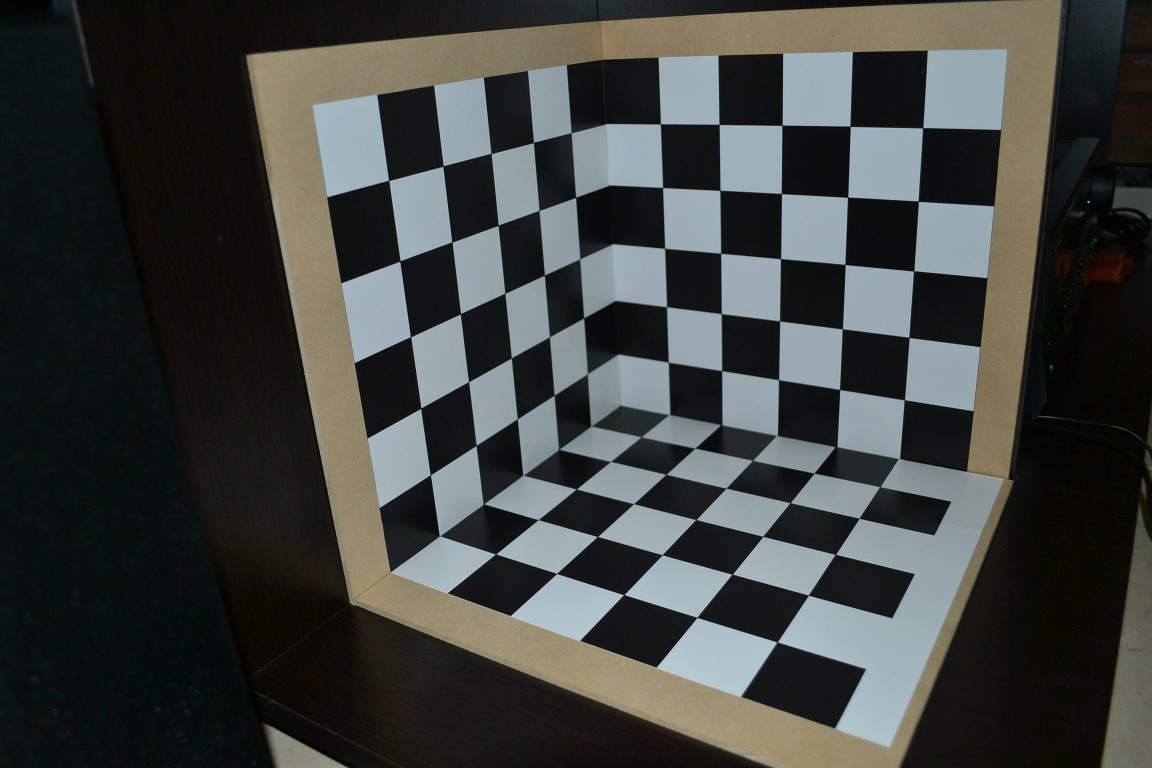
//> input picture msc/cv2013/hw5/ExtractCorners/img/tsai1.jpg, 1152 x 768 px
$ ./main   (built with g++ and OpenCV 4)
//> lines starting //> are read from the running program, lines starting //| are printed output that depends on the picture; after the words box and inside, x2 and y2 are one past the last pixel; in counts of white or black regions, pixels touching at a corner belong together
### msc/cv2013/hw5/ExtractCorners/src/libs/HarrisCorner.h
/* =====================================================================================
 *
 *       Filename:  Harris.h
 *
 *    Description:
 *
 *        Version:  0.0.1
 *        Created:  May 29, 2013
 *       Compiler:  g++
 *
 *         Author:  Tatiana López G (ZePoLiTaT)
 *  	     Mail:  tatiana@sirius.utp.edu.co
 *        Company:  Grupo de Investigación Sirius
 *
 * ===================================================================================*/

#ifndef HARRIS_H_
#define HARRIS_H_

#include <opencv2/core/core.hpp>
#include <opencv2/highgui/highgui.hpp>
#include <opencv2/imgproc/imgproc.hpp>
#include <iostream>
#include <stdio.h>
#include <math.h>

#include "Utils.h"
#include "Filters.h"

using namespace cv;
using namespace std;

namespace features
{

class HarrisCorner
{
private:
	/*int WHarrisSize;
	int WNMSSize;
	float k;*/
public:
	HarrisCorner();

	//void Harris::calibrate(int WHarrisSize, int WNMSSize, float k);
	static void harris(const Mat& dx, const Mat& dy, Mat& dst, float k, int WSize);
	static void nonMaxSuppression(Mat& mat, Mat &dst, int WSize);
	static void getCornerPoints(Mat& mat, vector<Point>& corners, mtype threshold);
	static void drawCorners(Mat &img, vector<Point>& corners, int radius=2);
};

} /* namespace poisim */
#endif /* HARRIS_H_ */

### msc/cv2013/hw5/ExtractCorners/src/libs/Utils.h
/* =====================================================================================
 *
 *       Filename:  Utils.h
 *
 *    Description:
 *
 *        Version:  0.0.1
 *        Created:  May 29, 2013
 *       Compiler:  g++
 *
 *         Author:  Tatiana López G (ZePoLiTaT)
 *  	     Mail:  tatiana@sirius.utp.edu.co
 *        Company:  Grupo de Investigación Sirius
 *
 * ===================================================================================*/


#ifndef UTILS_H_
#define UTILS_H_

using namespace cv;
using namespace std;

typedef float mtype;

inline int getIdx(int val, int MAX)
{
	if (val < 0)
		return 0;
	if (val >= MAX)
		return MAX - 0.01;
	return val;
}

// [7 lines left out: function printMat, not called in this run]

inline void createDisplayImg(string name, Mat& image)
{
	namedWindow(name, CV_WINDOW_AUTOSIZE); // Create a window for display.
	imshow(name, image);                   // Show our image inside it.
}

// [14 lines left out: function createDisplayImg, not called in this run]

#endif /* UTILS_H_ */

### msc/cv2013/hw5/ExtractCorners/src/libs/POICompareMethods.h
/* =====================================================================================
 *
 *       Filename:  poicomparemethods.h
 *
 *    Description:
 *
 *        Version:  0.0.1
 *        Created:  May 29, 2013
 *       Compiler:  g++
 *
 *         Author:  Tatiana López G (ZePoLiTaT)
 *  	     Mail:  tatiana@sirius.utp.edu.co
 *        Company:  Grupo de Investigación Sirius
 *
 * ===================================================================================*/

#ifndef POICOMPAREMETHODS_H_
#define POICOMPAREMETHODS_H_

#include <opencv2/core/core.hpp>
#include <opencv2/highgui/highgui.hpp>
#include <opencv2/imgproc/imgproc.hpp>
#include "Utils.h"

using namespace cv;
using namespace std;

namespace poi
{

/****************** class prototypes ****************/

//Interface of Strategy pattern for each comparison algorithm
class IStrategyCompare;
//Implementation of Normalized Cross Correlation comparison algorithm under Strategy pattern
class NCC;
//Implementation of Sum of Squared Differences comparison algorithm under Strategy pattern
class SSD;


/****************** Description of each class ****************/
class IStrategyCompare
{
public:
	virtual ~IStrategyCompare()	{}
	virtual mtype getMeasure(const Mat &f1, Point p1, const Mat& f2, Point p2,
			int WSize) = 0;
	virtual bool compare(mtype value, mtype threshold) = 0;
};

class SSD: public IStrategyCompare
{
public:
	SSD();
	virtual mtype getMeasure(const Mat &f1, Point p1, const Mat& f2, Point p2, int WSize);
	virtual bool compare(mtype value, mtype threshold);
};

class NCC: public IStrategyCompare
{
public:
	NCC();
	virtual mtype getMeasure(const Mat &f1, Point p1, const Mat& f2, Point p2, int WSize);
	virtual bool compare(mtype value, mtype threshold);
};

}
#endif /* POICOMPAREMETHODS_H_ */

### msc/cv2013/hw5/ExtractCorners/src/libs/Filters.h
/* =====================================================================================
 *
 *       Filename:  Edges.h
 *
 *    Description:
 *
 *        Version:  0.0.1
 *        Created:  May 24, 2013
 *       Compiler:  g++
 *
 *         Author:  Tatiana López G (ZePoLiTaT)
 *  	     Mail:  tatiana@sirius.utp.edu.co
 *        Company:  Grupo de Investigación Sirius
 *
 * ===================================================================================*/

#ifndef EDGES_H_
#define EDGES_H_

#include <opencv2/core/core.hpp>
#include <opencv2/highgui/highgui.hpp>
#include <opencv2/imgproc/imgproc.hpp>
#include <iostream>
#include <stdio.h>
#include <math.h>
#include <vector>
#include <map>

#include "POICompareMethods.h"

using namespace cv;
using namespace std;

class Filters
{
private:
	static float applyKernel(const Mat& img, int r, int c, float* kernel, int WSize);
public:
	Filters();
	virtual ~Filters();

	//Utility functions
	static int windowSize(float stdev);
	static void discreteGaussianKernel(float* kernel, float var, int WSize);
	static void sobelKernel(float* kernelX, float* kernelY, int WSize);
	static void magnitude(const Mat& mx, const Mat& my, Mat& mm);
	static void convolution(const Mat& src, Mat &dst, float* kernel, int WSize);
	static void normalize(const Mat& src, Mat &dst);

	//Filters
	static void colorToGray(const Mat& src, Mat& dst);
	static void gaussian(const Mat& src, Mat& dst, float stdev);
	static void sobel(const Mat& src, Mat& sx, Mat& sy, Mat& s, int WSize=3);
};

#endif /* EDGES_H_ */

### msc/cv2013/hw5/ExtractCorners/src/libs/HarrisCorner.cpp
/* =====================================================================================
 *
 *       Filename:  Harris.cpp
 *
 *    Description:
 *
 *        Version:  0.0.1
 *        Created:  May 29, 2013
 *       Compiler:  g++
 *
 *         Author:  Tatiana López G (ZePoLiTaT)
 *  	     Mail:  tatiana@sirius.utp.edu.co
 *        Company:  Grupo de Investigación Sirius
 *
 * ===================================================================================*/

#include "HarrisCorner.h"

namespace features
{

// [4 lines left out: function HarrisCorner, not called in this run]
/*
void Harris::calibrate(int WHarrisSize, int WNMSSize, float k)
{
	this->WHarrisSize = WHarrisSize;
	this->WNMSSize = WNMSSize;
	this->k = k;
}*/

/**
 * Edges detection based on differential on both dimensions
 * and a threshold k
 */
void HarrisCorner::harris(const Mat& sIx, const Mat& sIy, Mat& dst, float k, int WSize)
{
	dst.create(sIx.rows, sIx.cols, sIx.type());

	float A, B, C, trApB;
	int WHalf = floor(WSize / 2);
	int twi, twj;

	for (int i = 0; i < sIx.rows; ++i)
	{
		mtype* dstP = dst.ptr<mtype>(i);
		for (int j = 0; j < sIx.cols; ++j)
		{
			A = 0, B = 0, C = 0;
			for (int wi = -WHalf; wi <= WHalf; ++wi)
			{
				twi = getIdx(i + wi, sIx.rows);
				const mtype* sIxP = sIx.ptr<mtype>(twi);
				const mtype* sIyP = sIy.ptr<mtype>(twi);

				for (int wj = -WHalf; wj <= WHalf; ++wj)
				{
					twj = getIdx(j + wj, sIx.cols);

					A += sIxP[twj] * sIxP[twj];
					B += sIyP[twj] * sIyP[twj];
					C += sIxP[twj] * sIyP[twj];
				}
			}

			trApB = A + B;
			dstP[j] = A * B - C * C - k * (trApB * trApB);
		}
	}

	Filters::normalize(dst,dst);
}

/**
 * Non Maximum suppression
 */
void HarrisCorner::nonMaxSuppression(Mat& mat, Mat &dst, int WSize)
{
	dst = mat.clone();
	if (mat.empty())
		return;

	int WHalf = floor(WSize / 2);
	int twi, twj;
	//bool suppressed;

	for (int i = 0; i < mat.rows; ++i)
	{
		mtype* dstP = dst.ptr<mtype>(i);
		for (int j = 0; j < mat.cols; ++j)
		{
			//suppressed = false;
			for (int wi = -WHalf; wi <= WHalf /*&& !suppressed*/; ++wi)
			{
				twi = getIdx(i + wi, mat.rows);
				mtype* wmatP = mat.ptr<mtype>(twi);

				for (int wj = -WHalf; wj <= WHalf /*&& !suppressed*/; ++wj)
				{
					twj = getIdx(j + wj, mat.cols);

					if (dstP[j] < wmatP[twj])
					{
						dstP[j] = 0;
						//suppressed = true;
					}
				}
			}
		}
	}
}

/*
 * Obtain the corners that are greater than a threshold as (x,y) points
 */
void HarrisCorner::getCornerPoints(Mat& mat, vector<Point>& corners, mtype threshold)
{
	for (int i = 0; i < mat.rows; ++i)
	{
		mtype* matP = mat.ptr<mtype>(i);
		for (int j = 0; j < mat.cols; ++j)
		{
			if (matP[j] > threshold)
				corners.push_back(Point(j, i));

		}
	}
}


/*
 * Draws the corners as circles over the image
 */
void HarrisCorner::drawCorners(Mat& img, vector<Point>& corners, int radius)
{
	Scalar color(0, 255, 255);

	vector<Point>::iterator it;
	for (it = corners.begin(); it != corners.end(); ++it)
	{
		circle(img, *it, radius, color, 2);
	}
}

} /* namespace poisim */

### msc/cv2013/hw5/ExtractCorners/src/libs/Filters.cpp
/* =====================================================================================
 *
 *       Filename:  Edges.cpp
 *
 *    Description:
 *
 *        Version:  0.0.1
 *        Created:  May 24, 2013
 *       Compiler:  g++
 *
 *         Author:  Tatiana López G (ZePoLiTaT)
 *  	     Mail:  tatiana@sirius.utp.edu.co
 *        Company:  Grupo de Investigación Sirius
 *
 * ===================================================================================*/

#include "Filters.h"


Filters::Filters()
{
}

Filters::~Filters()
{
}

void Filters::discreteGaussianKernel(float* kernel, float var, int WSize)
{
	int WHalf = floor(WSize / 2);
	float x, y, A=300;
	float sum = 0;

	//cout<<WSize<<endl;
	//Calculate discrete coefficients
	for (int i = 0; i < WSize; ++i)
	{
		for (int j = 0; j < WSize; ++j)
		{
			x = i - WHalf;
			y = j - WHalf;
			//1.0f/(2 * var * M_PI)
			kernel[i * WSize + j] = A*exp(-(x * x + y * y) / (2 * var));
			sum += kernel[i * WSize + j];
			//printf("& %.3f", kernel[i * WSize + j]);
		}
		//printf("\\\\\n");
	}
// [12 lines of commented-out code are left out]
}

void Filters::sobelKernel(float* kernelX, float* kernelY, int WSize)
{
	//TODO: Implement pascal triangle to get coefficients from WSize
	float baseKernX[] =
	{ 1, 0, -1, 2, 0, -2, 1, 0, -1 };
	float baseKernY[] =
	{ 1, 2, 1, 0, 0, 0, -1, -2, -1 };

	for (int i = 0; i < WSize; ++i)
	{
		for (int j = 0; j < WSize; ++j)
		{
			kernelX[i * WSize + j] = baseKernX[i * WSize + j];
			kernelY[i * WSize + j] = baseKernY[i * WSize + j];
		}
	}
}

float Filters::applyKernel(const Mat& img, int r, int c, float* kernel, int WSize)
{
	int curR, curC;
	int WHalf = floor(WSize / 2);
	float sum = 0;

	for (int i = 0; i < WSize; ++i)
	{
		curR = getIdx(r + (i - WHalf), img.rows);
		const mtype* imgP = img.ptr<mtype>(curR);

		for (int j = 0; j < WSize; ++j)
		{
			curC = getIdx(c + (j - WHalf), img.cols);
			//printf("-->[%d,%d]{%d}",curR,curC,iPtrRow[curC]);
			sum += imgP[curC] * kernel[i * WSize + j];
		}
		//printf("\n");
	}
	//printf("sum[%d][%d]:{%f}\n\n",r,c,sum);

	return sum;
}

void Filters::convolution(const Mat& src, Mat &dst, float* kernel, int WSize)
{
	dst.create(src.rows, src.cols, src.type());

	for (int i = 0; i < src.rows; ++i)
	{
		mtype* dstP = dst.ptr<mtype>(i);
		for (int j = 0; j < src.cols; ++j)
		{
			float sum = applyKernel(src, i, j, kernel, WSize);
			dstP[j] = sum;
		}
		//printf("\n");
	}
}

void Filters::magnitude(const Mat& mx, const Mat& my, Mat& mm)
{
	mm.create(mx.rows, mx.cols, mx.type());

	// number of lines
	int nr = mx.rows;
	int nc = mx.cols * mx.channels();
	if (mx.isContinuous())
	{
		// since its unwrapped, it can be seen as only 1 row and WxH cols
		nc = nc * nr;
		nr = 1;
	}

	float norm;
	for (int i = 0; i < nr; i++)
	{
		const mtype* mxPtr = mx.ptr<mtype>(i);
		const mtype* myPtr = my.ptr<mtype>(i);
		mtype* mmPtr = mm.ptr<mtype>(i);
		for (int j = 0; j < nc; j++)
		{
			norm = mxPtr[j] * mxPtr[j] + myPtr[j] * myPtr[j];
			mmPtr[j] = sqrt(norm);
		}
	}
}

int Filters::windowSize(float stdev)
{
	return 2 * ceil(3 * stdev) + 1;
}

void Filters::gaussian(const Mat& src, Mat& dst, float stdev)
{
	dst.create(src.rows, src.cols, src.type());

	int WSize = Filters::windowSize(stdev);
	float gausKernel[WSize * WSize];

	Filters::discreteGaussianKernel(gausKernel, stdev * stdev, WSize);
	Filters::convolution(src, dst, gausKernel, WSize);
	Filters::normalize(dst,dst);
}

void Filters::normalize(const Mat& src, Mat& dst)
{
	dst.create(src.rows, src.cols, src.type());

	// number of lines
	int nr = src.rows;
	int nc = src.cols * src.channels();
	if (src.isContinuous())
	{
		// since its unwrapped, it can be seen as only 1 row and WxH cols
		nc = nc * nr;
		nr = 1;
	}

	float smin, smax, srange;
	smin = src.at<mtype>(0,0);
	smax = smin;

	//Find the minimun and maximum intensity value
	for (int i = 0; i < nr; i++)
	{
		const mtype* srcP = src.ptr<mtype>(i);
		for (int j = 0; j < nc; j++)
		{
			if(smin > srcP[j])
				smin = srcP[j];
			if(smax < srcP[j])
				smax = srcP[j];
		}
	}

	//Normalize
	srange = smax - smin;
	for (int i = 0; i < nr; i++)
	{
		const mtype* srcP = src.ptr<mtype>(i);
		mtype* dstP = dst.ptr<mtype>(i);
		for (int j = 0; j < nc; j++)
		{
			dstP[j] = (srcP[j] - smin)/srange;
		}
	}
}

void Filters::sobel(const Mat& src, Mat& sx, Mat& sy, Mat& s, int WSize)
{
	sx.create(src.rows, src.cols, src.type());
	sy.create(src.rows, src.cols, src.type());
	s.create(src.rows, src.cols, src.type());

	float kernelX[WSize * WSize];
	float kernelY[WSize * WSize];

	Filters::sobelKernel(kernelX, kernelY, WSize);
	//TODO: Remove this line when automatic sobelKernel generation works!
	WSize = 3;

	Filters::convolution(src, sx, kernelX, WSize);
	Filters::convolution(src, sy, kernelY, WSize);

	Filters::magnitude(sx, sy, s);
	//s = abs(sx)+abs(sy);
}

/**
 * The eye responds most strongly to green followed by red and then blue.
 * The NTSC (National Television System Committee) recommends the following
 * formula for color to greyscale conversion:
 *
 * I = .299f * R + .587f * G + .114f * B
 */
void Filters::colorToGray(const Mat& src, Mat& dst)
{
	dst.create(src.rows, src.cols, CV_32F);

	for (int i = 0; i < src.rows; ++i)
	{
		const Vec3b* srcP = src.ptr<Vec3b>(i);
		mtype* dstP = dst.ptr<mtype>(i);

		for (int j = 0; j < src.cols; ++j)
		{
			dstP[j] = (.114f * srcP[j][0] + .587f * srcP[j][1] + .299f * srcP[j][2]) / 256.0f;
		}
	}
}

### msc/cv2013/hw5/ExtractCorners/src/main.cpp
/* =====================================================================================
 *
 *       Filename:  main.cpp
 *
 *    Description:  Extract harris corners coordinates from
 *    				an image and save it to a file
 *
 *        Version:  0.0.1
 *        Created:  Jun 22, 2013
 *       Compiler:  g++
 *
 *         Author:  Tatiana López G (ZePoLiTaT)
 *  	     Mail:  tatiana@sirius.utp.edu.co
 *        Company:  Grupo de Investigación Sirius
 *
 * ===================================================================================*/

#include <iostream>
#include <stdio.h>
#include <list>

#include <opencv2/core/core.hpp>
#include <opencv2/highgui/highgui.hpp>
#include <opencv2/imgproc/imgproc.hpp>

#include "libs/Filters.h"
#include "libs/HarrisCorner.h"

using namespace cv;
using namespace std;
using namespace features;

bool compPt(Point i,Point j)
{
	if(i.x==j.x)
		return (i.y < j.y);
	return (i.x<j.x);
}

void saveCorners(const char* fname, vector<Point> xv)
{
	ofstream myfile;
	myfile.open (fname, ios::out | ios::trunc);

	myfile<<xv.size()<<endl;

	vector<Point>::iterator it;
	for(it = xv.begin(); it!=xv.end(); ++it)
	{
		myfile<<it->x<<" "<<it->y<<" "<<endl;
	}
}

int main(int argc, char** argv)
{
	string imgpath, coord3d;

	if (argc != 3)
	{
		cout << " Usage: TsaiCalibration imgPath 3dcoordfile" << endl;
		cout << " Setting default to: TsaiCalibration img/tsai1.jpg tsai3d1.txt" << endl;

		imgpath = "img/tsai1.jpg";
		coord3d = "img/tsai3d1.txt";
	}
	else
	{
		imgpath = argv[1];
		coord3d = argv[2];
	}


	Mat image, gray, gauss, sx, sy, sobel, harris, harrisNMS;

	image = imread(imgpath, CV_LOAD_IMAGE_COLOR);   // Read the file
//> image is the input picture: 768 rows x 1152 cols, CV_8UC3; mean B, G, R 63.8, 66.1, 63.6
	Filters::colorToGray(image, gray);
	Filters::gaussian(gray, gauss, 1.0f);
//> in normalize, `smin = src.at<mtype>(0,0);`: smin = 25.95
//> the loop in normalize, `for (int i = 0; i < nr; i++)` made 1 pass
//> (smin, smax) on pass 1: (12.79, 1456.7)
//> after the loop in normalize, `for (int i = 0; i < nr; i++)`: smin = 12.79; smax = 1456.7
//> in normalize, `srange = smax - smin;`: srange = 1443.9
	Filters::sobel(gauss, sx, sy, sobel);
//> the loop in magnitude, `for (int i = 0; i < nr; i++)` made 1 pass
//> norm on pass 1: 0.000527
//> after the loop in magnitude, `for (int i = 0; i < nr; i++)`:
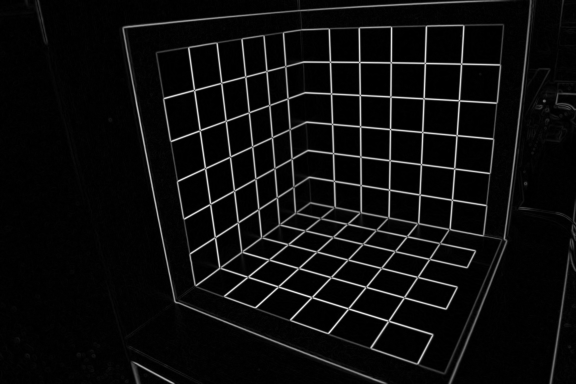
//> mm: 768 rows x 1152 cols, CV_32FC1 (shown at 1/2 size); min 0, max 2.25, mean 0.113; drawn with min black and max white
//> after the loop in magnitude, `for (int i = 0; i < nr; i++)`: norm = 0.000527
	HarrisCorner::harris(sx, sy, harris, 0.06f, 5);
//> the loop in harris, `for (int i = 0; i < sIx.rows; ++i)` made 768 passes
//> (A, B, C, trApB) on passes 1 to 3: (0.000267, 0.0519, 0.00254, 0.0522), (0.000763, 0.0531, 0.00404, 0.0539), (0.00154, 0.0544, 0.00601, 0.056)
//> after the loop in harris, `for (int i = 0; i < sIx.rows; ++i)`:
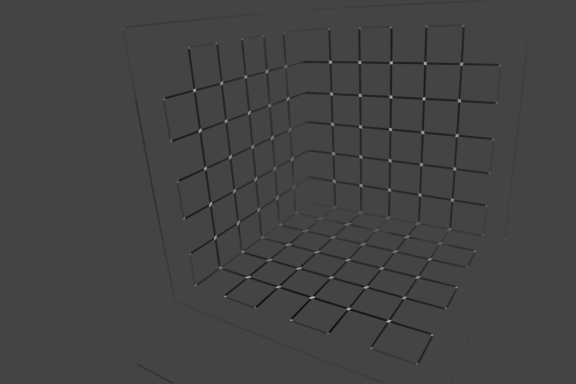
//> dst: 768 rows x 1152 cols, CV_32FC1 (shown at 1/2 size); min -249.8, max 676, mean -4.3; drawn with min black and max white
//> after the loop in harris, `for (int i = 0; i < sIx.rows; ++i)`: A = 0.00201; B = 0.00995; C = -0.00191; twi = 767; twj = 1151; trApB = 0.012
//> the loop in normalize (call 2), `for (int i = 0; i < nr; i++)` made 1 pass
//> (smin, smax) on pass 1: (-249.8, 676)
	//createDisplayImg("harris", harris);

	vector<Point> cornersH, cornersNMS;
	HarrisCorner::getCornerPoints(harris, cornersH, 0.3f);
//> after the loop in getCornerPoints, `for (int i = 0; i < mat.rows; ++i)`: corners = 4407 Points (x, y), first 12: [925, 49], [926, 49], [927, 49], [925, 50], [926, 50], [927, 50], [928, 50], [852, 51], [853, 51], [854, 51], [855, 51], [924, 51]
//> cornersH has the same summary as corners in getCornerPoints
	printf("Harris Corners L & %d \\\\\n", (int)cornersH.size());
//| Harris Corners L & 4407 \\

	HarrisCorner::nonMaxSuppression(harris, harrisNMS, 17);
//> after the loop in nonMaxSuppression, `for (int i = 0; i < mat.rows; ++i)`:
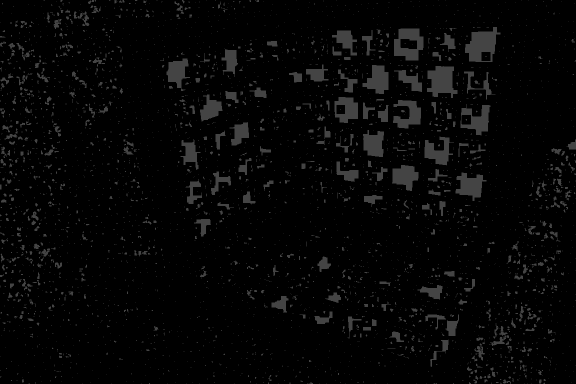
//> dst: 768 rows x 1152 cols, CV_32FC1 (shown at 1/2 size); min 0, max 1, mean 0.0241
//> after the loop in nonMaxSuppression, `for (int i = 0; i < mat.rows; ++i)`: twi = 767; twj = 1151
	HarrisCorner::getCornerPoints(harrisNMS, cornersNMS, 0.64f);
//> cornersNMS = 33 Points (x, y), first 12: [721, 126], [925, 126], [780, 127], [852, 128], [442, 168], [388, 182], [783, 195], [846, 199], [920, 203], [779, 257], [401, 258], [847, 266]
	printf("NMS Corners L & %d \\\\\n", (int)cornersNMS.size());
//| NMS Corners L & 33 \\
	HarrisCorner::drawCorners(image, cornersNMS);
//> the loop in drawCorners, `for (it = corners.begin(); it != corners.end(); ++it)` made 33 passes
//> after the loop in drawCorners, `for (it = corners.begin(); it != corners.end(); ++it)`:
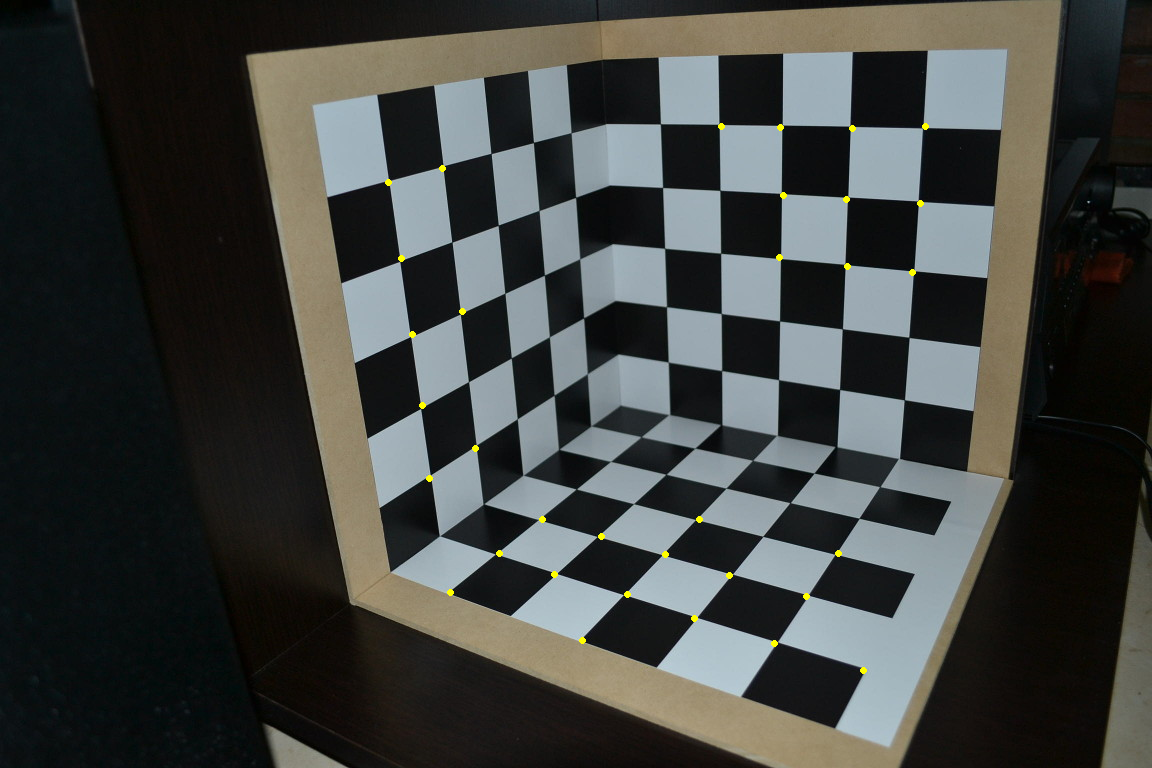
//> img: 768 rows x 1152 cols, CV_8UC3; 0.14% of pixels changed, all inside (x1, y1, x2, y2) = (385, 123, 929, 674)
	createDisplayImg("harrisNMS", image);
	//imwrite( "kuma.png", image );

	std::sort(cornersNMS.begin(), cornersNMS.end(), compPt);
//> cornersNMS = 33 Points (x, y), first 12: [388, 182], [401, 258], [412, 334], [422, 405], [429, 478], [442, 168], [450, 592], [462, 311], [475, 448], [499, 553], [542, 519], [554, 574]
	cout<<cornersNMS;
//| [388, 182;
//|  401, 258;
//|  412, 334;
//|  422, 405;
//> (the first 4 of 33 printed lines)
	saveCorners(coord3d.c_str(), cornersNMS);
//> the loop in saveCorners, `for(it = xv.begin(); it!=xv.end(); ++it)` made 33 passes

	waitKey(0);
	return 0;
}
